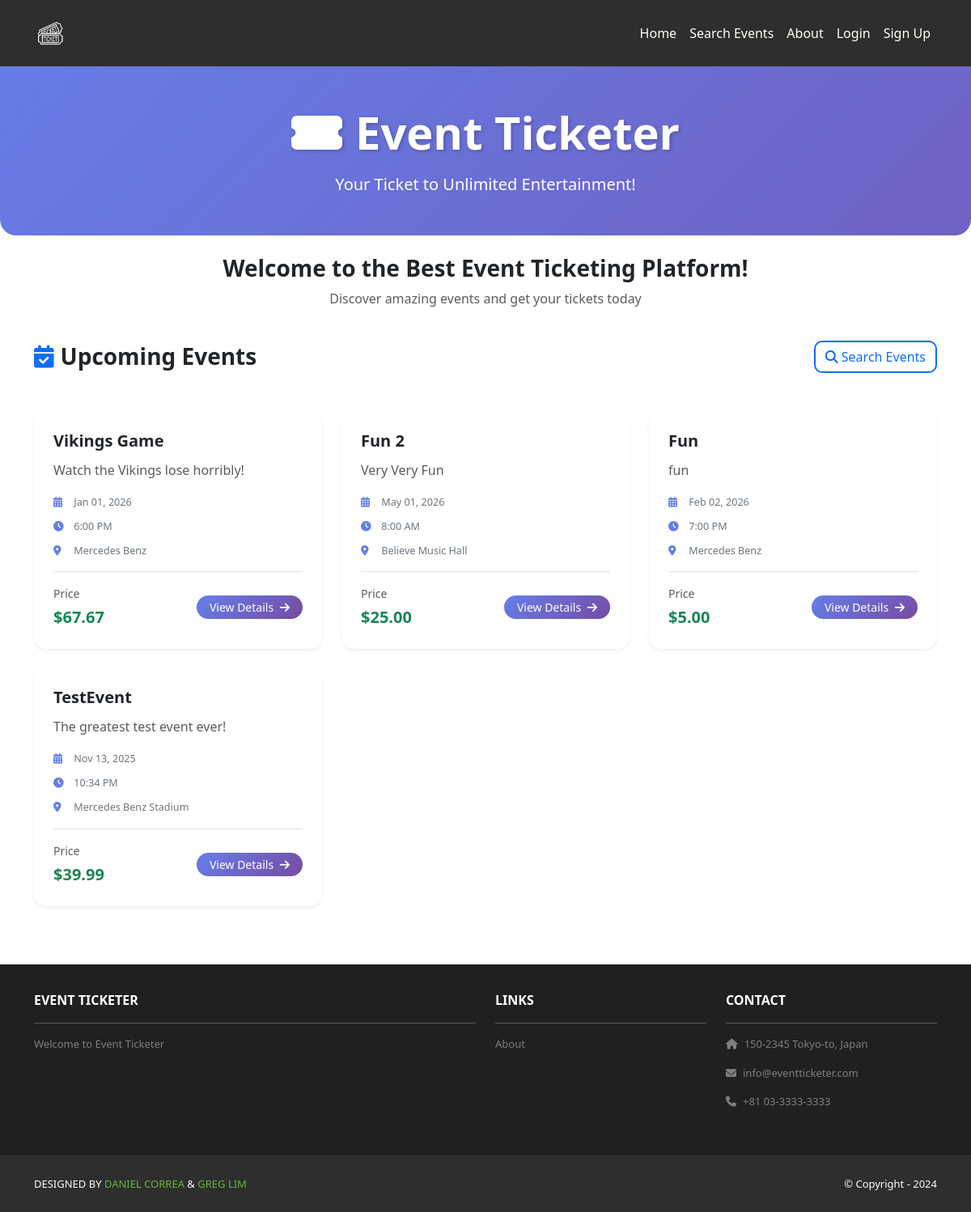
Before: / with the older database file.
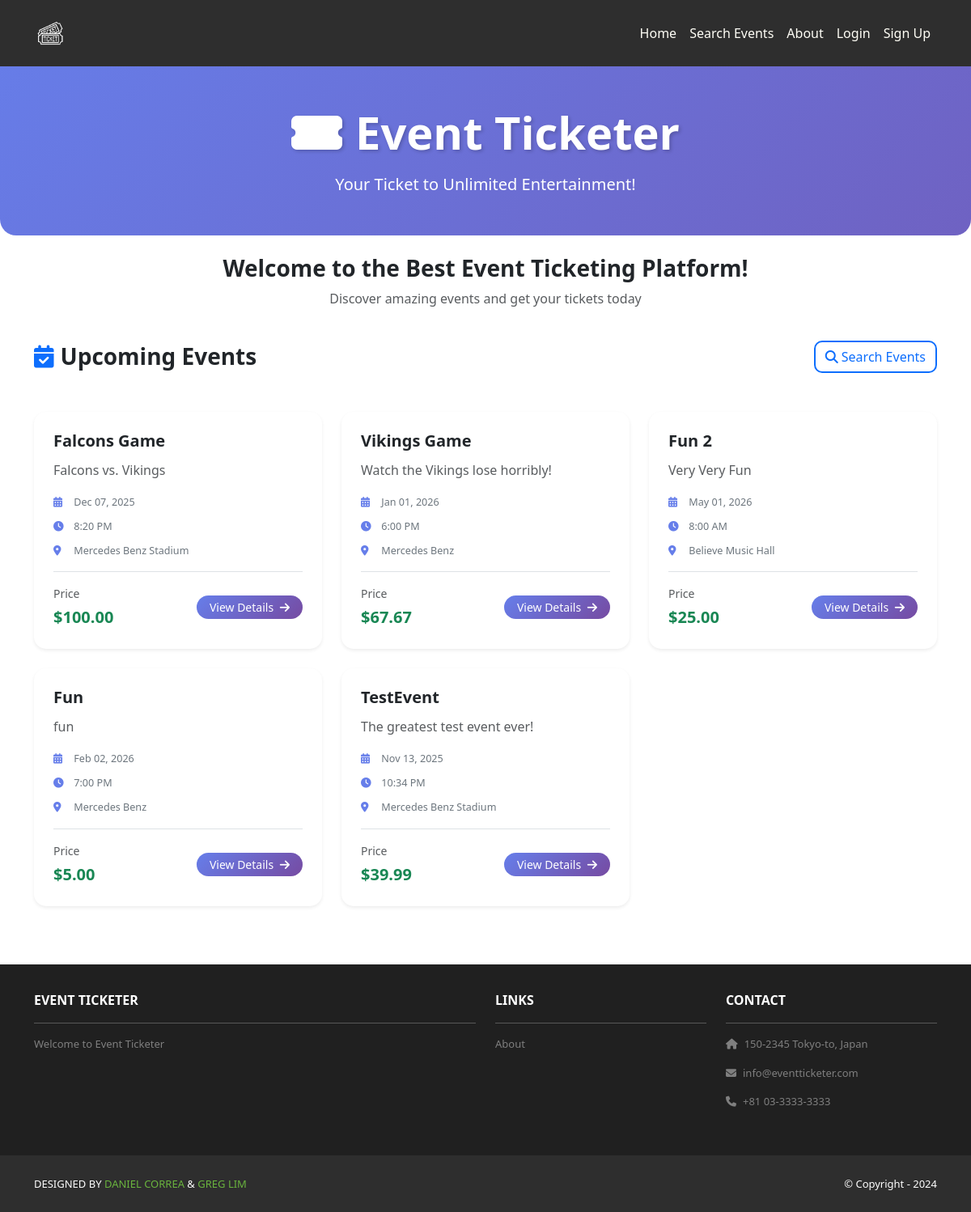
After: the same page with the newer database file.
### home/models.py (models this page shows, shortened)
class Event(models.Model):
    title = models.CharField(max_length=200)
    description = models.TextField()
    date = models.DateField()
    time = models.TimeField()
    venue = models.CharField(max_length=300)
    latitude = models.DecimalField(max_digits=9, decimal_places=6, null=True, blank=True)
    longitude = models.DecimalField(max_digits=9, decimal_places=6, null=True, blank=True)
    ticket_price = models.DecimalField(max_digits=10, decimal_places=2)
    ticket_availability = models.PositiveIntegerField()
    organizer = models.ForeignKey(User, on_delete=models.CASCADE, related_name='organized_events')
    created_at = models.DateTimeField(auto_now_add=True)
    updated_at = models.DateTimeField(auto_now=True)
    is_published = models.BooleanField(default=True)
    class Meta:
        ordering = ['-created_at']

### home/views.py (the view)
# urls.py: path('', views.index, name='home.index'),
def index(request):
    template_data = {}
    template_data['title'] = 'Event Ticketer'
    events = Event.objects.filter(is_published=True)
    name_filter = request.GET.get('name', '').strip()
    price_min = request.GET.get('price_min', '').strip()
    price_max = request.GET.get('price_max', '').strip()
    location_filter = request.GET.get('location', '').strip()
    if name_filter:
        events = events.filter(title__icontains=name_filter)
    if price_min:
        try:
            price_min_decimal = Decimal(price_min)
            events = events.filter(ticket_price__gte=price_min_decimal)
        except (InvalidOperation, ValueError):
            pass  # Invalid price_min value, ignore filter
    if price_max:
        try:
            price_max_decimal = Decimal(price_max)
            events = events.filter(ticket_price__lte=price_max_decimal)
        except (InvalidOperation, ValueError):
            pass  # Invalid price_max value, ignore filter
    if location_filter:
        events = events.filter(venue__icontains=location_filter)
    events = events.order_by('-created_at')
    return render(request, 'home/index.html', {
        'template_data': template_data,
        'events': events,
        'current_filters': {
            'name': name_filter,
            'price_min': price_min,
            'price_max': price_max,
            'location': location_filter,
        }
    })

### home/templates/home/index.html (shortened to what this page needs)
{% extends 'base.html' %}
{% load static %}
{% block content %}
<header class="masthead bg-index text-white text-center py-5 mb-4">
  <div class="container">
    <div class="row">
      <div class="col-lg-8 mx-auto">
        <h1 class="display-4 fw-bold mb-3" style="text-shadow: 2px 2px 4px rgba(0, 0, 0, 0.2);">
          <i class="fas fa-ticket-alt me-3"></i>Event Ticketer
        </h1>
        <p class="lead mb-0">Your Ticket to Unlimited Entertainment!</p>
      </div>
    </div>
  </div>
</header>
<div class="container mb-5">
    <div class="row">
      <div class="col-lg-8 mx-auto text-center mb-4">
        <h3 class="fw-semibold mb-2">Welcome to the Best Event Ticketing Platform!</h3>
        <p class="text-muted">Discover amazing events and get your tickets today</p>
      </div>
    </div>
    {% if events %}
    <div class="row">
      <div class="col-12 mb-4">
        <div class="d-flex justify-content-between align-items-center mb-4">
          <h3 class="fw-bold mb-0">
            <i class="fas fa-calendar-check me-2 text-primary"></i>Upcoming Events
          </h3>
          <a href="{% url 'home.events_search' %}" class="btn btn-outline-primary">
            <i class="fas fa-search me-1"></i>Search Events
          </a>
        </div>
      </div>
      {% for event in events %}
      <div class="col-md-6 col-lg-4 mb-4">
        <div class="card h-100 shadow-sm event-card">
          <div class="card-body">
            <h5 class="card-title">{{ event.title }}</h5>
            <p class="card-text text-muted">{{ event.description|truncatewords:15 }}</p>
            <div class="event-info mb-2">
              <small>
                <i class="fas fa-calendar-alt me-1"></i>
                {{ event.date|date:"M d, Y" }}
              </small>
            </div>
            <div class="event-info mb-2">
              <small>
                <i class="fas fa-clock me-1"></i>
                {{ event.time|time:"g:i A" }}
              </small>
            </div>
            <div class="event-info mb-2">
              <small>
                <i class="fas fa-map-marker-alt me-1"></i>
                {{ event.venue|truncatewords:5 }}
              </small>
            </div>
            <div class="d-flex justify-content-between align-items-center mt-3 pt-3 border-top">
              <div>
                <span class="text-muted small d-block mb-1">Price</span>
                <span class="text-success fw-bold fs-5">${{ event.ticket_price }}</span>
              </div>
              <a href="{% url 'home.event_detail' event.id %}" class="btn btn-sm btn-primary rounded-pill px-3">
                View Details <i class="fas fa-arrow-right ms-1"></i>
              </a>
            </div>
          </div>
        </div>
      </div>
      {% endfor %}
    </div>
    {% endif %}
</div>
{% endblock content %}

### eventticketer/templates/base.html (shortened to what this page needs)
<!DOCTYPE html>
<html>
    {% load static %}
  <head>
    <link href="https://cdn.jsdelivr.net/npm/bootstrap@5.3.3/dist/css/bootstrap.min.css" rel="stylesheet">
    <link rel="stylesheet" href="https://cdnjs.cloudflare.com/ajax/libs/font-awesome/6.1.1/css/all.min.css">
    <link rel="stylesheet" type="text/css" href="{% static 'css/style.css' %}">
  </head>
  <body>
    <nav class="p-3 navbar navbar-dark bg-dark navbar-expand-lg">
      <div class="container">
        <a class="navbar-brand" href="{% url 'home.index' %}">
          <img src="{% static 'img/logo.png' %}" alt="logo" height="40" />
        </a>
        <div class="collapse navbar-collapse" id="navbarNavAltMarkup">
          <div class="navbar-nav ms-auto navbar-ml">
            <a class="nav-link" href="{% url 'home.index' %}">Home</a>
            <a class="nav-link" href="{% url 'home.events_search' %}">Search Events</a>
            <a class="nav-link" href="{% url 'home.about' %}">About</a>
            {% if user.is_authenticated %}
              {% if user.userprofile.user_type == 'event_organizer' %}
                <a class="nav-link" href="{% url 'home.create_event' %}">Create Event</a>
                <a class="nav-link" href="{% url 'home.my_events' %}">My Events</a>
              {% elif user.userprofile.user_type == 'attendee' %}
                <a class="nav-link" href="{% url 'home.view_cart' %}">
                  <i class="fas fa-shopping-cart me-1"></i>Cart
                </a>
                <a class="nav-link" href="{% url 'home.my_orders' %}">My Orders</a>
              {% endif %}
              <span class="nav-link text-light">
                <i class="fas fa-user me-1"></i>
                {{ user.username }} ({{ user.userprofile.get_user_type_display }})
              </span>
              <a class="nav-link" href="{% url 'user_accounts.logout' %}">Logout</a>
            {% else %}
              <a class="nav-link" href="{% url 'user_accounts.login' %}">Login</a>
              <a class="nav-link" href="{% url 'user_accounts.signup' %}">Sign Up</a>
            {% endif %}
          </div>
        </div>
      </div>
    </nav>
    <div>
      {% block content %}
      {% endblock content %}
    </div>
    <section class="p-3 ms-footer d-none d-md-block">
      <div class="container">
        <div class="row mt-3 text-white">
          <div class="col-md-6 col-lg-6 col-xl-6 mx-auto mb-4">
            <b>EVENT TICKETER</b>
            <hr />
            <p>Welcome to Event Ticketer</p>
          </div>
          <div class="col-md-3 col-lg-3 col-xl-3 mx-auto mb-4">
            <b>LINKS</b>
            <hr />
            <p><a class="nav-link" href="{% url 'home.about' %}">About</a></p>
          </div>
          <div class="col-md-3 col-lg-3 col-xl-3 mx-auto mb-4">
            <b>CONTACT</b>
            <hr />
            <p><i class="fas fa-home me-2"></i>150-2345 Tokyo-to, Japan</p>
            <p><i class="fas fa-envelope me-2"></i>info@eventticketer.com</p>
            <p><i class="fas fa-phone me-2"></i>+81 03-3333-3333</p>
          </div>
        </div>
      </div>
    </section>
    <section class="p-3 ms-footer-bottom bg-dark">
      <div class="container d-flex justify-content-between">
        <div class="me-5 text-white">
          <span>DESIGNED BY <a href="https://www.x.com/danielgarax" target="_blank">DANIEL CORREA</a> & <a href="https://www.x.com/greglim81" target="_blank">GREG LIM</a></span>
        </div>
        <div class="text-white">
          <span>© Copyright - 2024</span>
        </div>
      </div>
    </section>
  </body>
</html>

### eventticketer/static/css/style.css (style rules this page uses)
.bg-index { background: linear-gradient(135deg, #667eea 0%, #764ba2 100%); background-attachment: fixed; background-size: cover; }
.navbar a.nav-link { color: #FFFEF6 !important; }
.bg-dark { background-color: #2E2E2E !important; }
.ms-footer { background-color: #202020; }
.ms-footer p { color: #7F7F7F; font-size: 13px; }
.ms-footer-bottom span { font-size: 13px; line-height: 38px; }
.ms-footer-bottom a { color: #6ab43e; text-decoration: none; }

### home/templates/home/index.html (style rules this page uses)
.bg-index { border-radius: 0 0 20px 20px; }
.bg-index h1 { animation: fadeInDown 0.6s ease-out; }
.bg-index .lead { animation: fadeInUp 0.6s ease-out 0.2s both; }
.event-card { border: none; border-radius: 15px; transition: transform 0.3s ease, box-shadow 0.3s ease; overflow: hidden; background: #ffffff; box-shadow: 0 2px 10px rgba(0, 0, 0, 0.08); animation: fadeIn 0.5s ease-in; }
.event-card .card-body { padding: 1.5rem; }
.event-card .card-title { color: #212529; font-weight: 600; margin-bottom: 0.75rem; font-size: 1.25rem; }
.event-info { color: #6c757d; font-size: 0.9rem; }
.event-info i { color: #667eea; width: 18px; }
.btn-primary { border-radius: 10px; font-weight: 500; transition: all 0.3s ease; background: linear-gradient(135deg, #667eea 0%, #764ba2 100%); border: none; }
.btn-outline-primary { border-radius: 10px; border-width: 2px; font-weight: 500; transition: all 0.3s ease; }

Changed rows visible on the page:
added Event: title "Falcons Game", description "Falcons vs. Vikings", date "Dec 07, 2025", time "8:20 PM", venue "Mercedes Benz Stadium", ticket_price "100.00"
